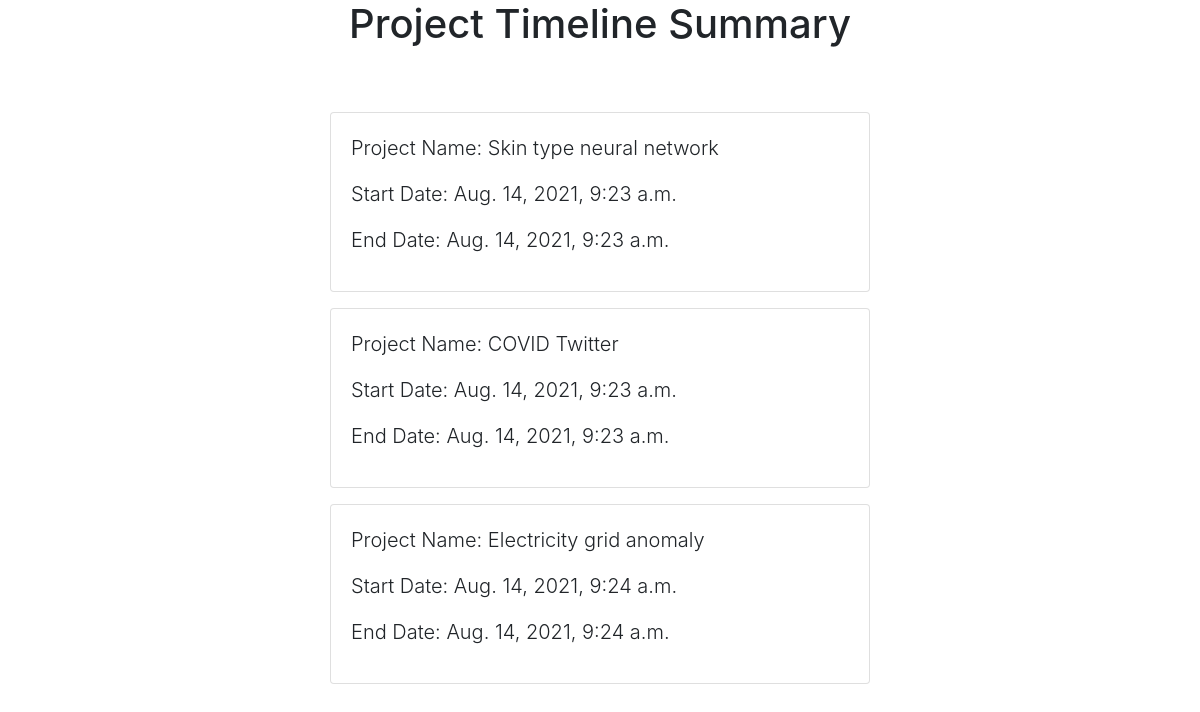
Screenshot of /human_resource/project_timeline/ with the database file from the repository.
### human_resource/models.py (models this page shows, shortened)
class Project(models.Model):
    name = models.CharField(max_length=200)
    description = models.CharField(max_length=600, null=True, blank = True)
    start_date = models.DateTimeField()
    end_date = models.DateTimeField()
    note = models.CharField(max_length=600, null=True, blank = True)

### human_resource/views.py (the view)
# urls.py: path('project_timeline/', views.project_timeline, name='project_timeline'),
def project_timeline(request):
    project_date = []
    projects = Project.objects.all()
    for project in projects:
        project_date.append([project.name, project.start_date, project.end_date])
    context = {
        'project_date': project_date,
    }
    return render(request, 'human_resource/project_timeline.html', context)

### templates/human_resource/project_timeline.html
{% extends 'base.html' %}
{% block content %}
    <h1 class="text-center mb-3">Project Timeline Summary</h1>
    <br><br>
    {% for project_name, start_date, end_date in project_date %}
        <div class="card mb-3">
            <div class="card-body">
                <p class="lead">Project Name: {{ project_name }}</p>
                <p class="lead">Start Date: {{ start_date }}</p>
                <p class="lead">End Date: {{ end_date }}</p>
            </div>
        </div>
    {% endfor %}
{% endblock %}

### templates/base.html (shortened to what this page needs)
<!DOCTYPE html>
<html lang="en">
<head>
    <link
      rel="stylesheet"
      href="https://stackpath.bootstrapcdn.com/bootstrap/4.3.1/css/bootstrap.min.css"
    />
</head>
<body>
    <div class="container">
      <div class="row">
        <div class="col-md-6 m-auto">
            {% block content %}{% endblock %}
        </div>
      </div>
    </div>
</body>
</html>

### rows the page displays
Project: project_date "Skin type neural network", project_date "Aug. 14, 2021, 9:23 a.m.", project_date "Aug. 14, 2021, 9:23 a.m."
Project: project_date "COVID Twitter", project_date "Aug. 14, 2021, 9:23 a.m.", project_date "Aug. 14, 2021, 9:23 a.m."
Project: project_date "Electricity grid anomaly", project_date "Aug. 14, 2021, 9:24 a.m.", project_date "Aug. 14, 2021, 9:24 a.m."
